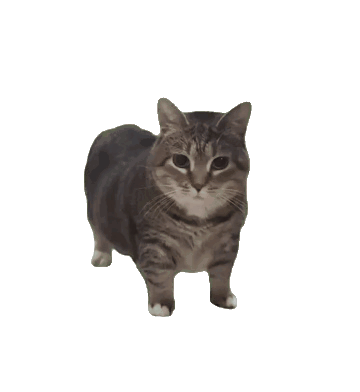
#> input picture resources/assets/GIF/cat.gif, 360 x 392 px, found by its file name
$ python gif_to_strip.py cat.gif out.png --max-frames 8
#> lines starting #> are read from the running program, lines starting #| are printed output that depends on the picture
#!/usr/bin/env python3
"""把一張動態 GIF 轉成遊戲用的水平 sprite strip（橫向連續幀）PNG。

引擎執行期並不直接播放 .gif；每個動態裝飾（第二章羅馬廣場的 chiikawa
「雕像」、第三章校慶操場的貓）都是一張把全部 N 幀由左到右排在同一列的
單張 PNG：

    +--------+--------+--------+ ... +--------+
    | frame0 | frame1 | frame2 |     | frameN-1|
    +--------+--------+--------+ ... +--------+
      <- frame_w ->                   total = frame_w * N  x  frame_h

遊戲把這張 PNG 當成「一張」材質載入，再以 DrawTexturePro 逐幀切出來源
矩形（見 include/gfx/SpriteStrip.h 的 StripSourceRect），並讓幀索引來回
彈跳，做出放大縮小／呼吸般的效果（FrameAt）。所有幀視為等寬——每一幀都
貼進各自等寬的格子，並保留透明度（RGBA）。

幀數約定：
引擎是從程式碼中的常數（include/gfx/Decorations.h 的 DecorationDef.frameCount）
讀取幀數 N，而非從檔名或附屬檔讀取；因此輸出 PNG 使用引擎預期的固定檔名，
本腳本也會把寫出的幀數印出來，方便你核對／更新該常數。預設輸出路徑為
resources/assets/decorations/chiikawa_strip.png 與 cat_strip.png（預設
frameCount 皆為 8）。若 GIF 的實際幀數與預設不同，請把 Decorations.h 內該
常數改成本腳本回報的數字即可。

這些裝飾屬於第三方同人創作，已在 CREDITS.md 標註；輸出的二進位檔由使用者
自行管理，不得提交進版本庫。

用法：
    python3 tools/gif_to_strip.py <input.gif> <output_strip.png> [--max-frames N]

    # 本遊戲內建掛鉤的兩個裝飾：
    python3 tools/gif_to_strip.py chiikawa.gif \\
        resources/assets/decorations/chiikawa_strip.png
    python3 tools/gif_to_strip.py 511211cat.gif \\
        resources/assets/decorations/cat_strip.png

    # 限制幀數（例如把很長的 GIF 縮減成 8 幀）：
    python3 tools/gif_to_strip.py cat.gif out.png --max-frames 8

需要 Pillow (PIL)：pip install Pillow
"""
import argparse
import sys
from pathlib import Path

try:
    from PIL import Image, ImageSequence
except ImportError:
    sys.exit("error: Pillow is required — install with: pip install Pillow")


def _key_corner(img: "Image.Image", tol: int) -> "Image.Image":
    """把純色背景去成透明。

    以左上角像素作為背景色，將與其曼哈頓 RGB 距離在 `tol` 以內的每個
    像素 alpha 歸零（純 PIL，不用 numpy）。對於背景為單一平塗色的 GIF
    （例如 chiikawa 的天藍底）能把主體從底框上摳出來；若 GIF 本身已帶
    alpha 則應略過此步驟。

    參數：
        img：來源 RGBA Image。
        tol：判定為背景的曼哈頓 RGB 容差。
    回傳：
        背景已透明化的同一張 Image。
    """
    px = list(img.getdata())
    r0, g0, b0 = px[0][0], px[0][1], px[0][2]
    img.putdata([(r, g, b, 0)
                 if abs(r - r0) + abs(g - g0) + abs(b - b0) <= tol
                 else (r, g, b, a) for (r, g, b, a) in px])
    return img


def gif_to_strip(src: Path, dst: Path, max_frames: int | None = None,
                 height: int | None = None, key_bg: bool = False,
                 key_tol: int = 60) -> int:
    """讀取 `src` GIF 的每一幀，輸出水平 strip PNG（RGBA）到 `dst`。

    每幀都會先合成到 GIF 畫布上（局部更新／disposal 幀交由 Pillow 處理）、
    轉成 RGBA，再貼進各自等寬的格子。格子大小取 GIF 畫布尺寸，因此每幀
    都落在同一位置，播放時不會抖動。

    參數：
        src：來源動態 .gif 的路徑。
        dst：輸出 strip .png 的路徑。
        max_frames：限制幀數；以「整段 GIF 均勻取樣」（而非只取開頭）方式
            縮減，讓裁短後的 strip 仍涵蓋完整動作。None 表示不限制。
        height：把每幀等比例縮放到此像素高度；對於很長／高解析度、整張
            strip 寬度會超過 GL 最大材質寬（約 16384）而載入失敗的 GIF 來說
            不可或缺。None 或非正值表示不縮放。
        key_bg：是否在縮放前把純色背景去成透明（GIF 已帶 alpha 時應為 False）。
        key_tol：key_bg 的曼哈頓 RGB 容差。
    回傳：
        實際寫出的幀數。
    """
#> called with max_frames = 8, key_bg = False, key_tol = 60
    with Image.open(src) as im:
        # 合幀：ImageSequence 搭配 convert('RGBA') 會請 Pillow 完整算繪每一幀
        # （套用 GIF disposal），這樣即使某幀只存了變動區域也會還原成完整影像
        # ——否則貼出來的格子會出現破洞。
#> im is the input picture: PIL image 360x392 P; mean R, G, B, A 16.3, 14.4, 13.2, 46.5
        all_frames = [f.convert("RGBA") for f in ImageSequence.Iterator(im)]
#> all_frames = 101 items
#> im: PIL image 360x392 RGBA
        if not all_frames:
            sys.exit(f"error: no frames decoded from {src}")

        # 均勻取樣縮減到 max_frames（保留完整動作，而非只取開頭）。
        if max_frames is not None and max_frames < len(all_frames):
            total = len(all_frames)
#> total = 101
            if max_frames == 1:
                idxs = [0]
            else:
                idxs = [round(i * (total - 1) / (max_frames - 1))
                        for i in range(max_frames)]
#> idxs = [0, 14, 29, 43, 57, 71, 86, 100]
            frames = [all_frames[j] for j in idxs]
#> frames = 8 items
        else:
            frames = all_frames

        # 選用的背景去色（在縮放「之前」做，平塗的內部才能乾淨去掉）。
        # 若 GIF 本身已帶 alpha（例如那隻貓）則略過。
        if key_bg:
            frames = [_key_corner(f, key_tol) for f in frames]

        # 選用的等比例縮放到目標高度。GIF 各幀都是畫布尺寸（一致），縮放後
        # 寬度仍維持相等。
        if height is not None and height > 0:
            frames = [f.resize(
                (max(1, round(f.width * height / f.height)), height),
                Image.LANCZOS) for f in frames]

        # 以 GIF 畫布尺寸建立等寬格子。Pillow 會把每張合幀後的影像設成畫布
        # 尺寸，但仍取最大值保險，避免偶發的異常幀被裁切。
        frame_w = max(f.width for f in frames)
#> frame_w = 360
        frame_h = max(f.height for f in frames)
#> frame_h = 392
        n = len(frames)
#> n = 8

        strip = Image.new("RGBA", (frame_w * n, frame_h), (0, 0, 0, 0))
#> strip: PIL image 2880x392 RGBA; every value is 0
        for i, f in enumerate(frames):
            strip.paste(f, (i * frame_w, 0))
#> this loop made 8 passes
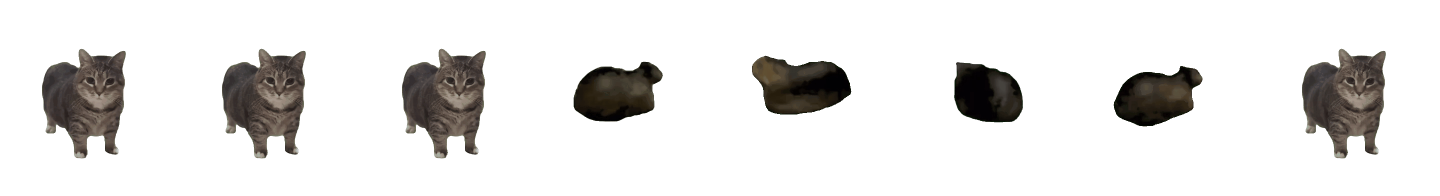
#> strip: PIL image 2880x392 RGBA (shown at 1/2 size); mean R, G, B, A 10.1, 9, 7.9, 37; transparent parts drawn white

        dst.parent.mkdir(parents=True, exist_ok=True)
        strip.save(dst, "PNG")
        print(
            f"wrote {dst}  ({n} frames, each {frame_w}x{frame_h}, "
            f"strip {frame_w * n}x{frame_h})"
        )
#| wrote out.png  (8 frames, each 360x392, strip 2880x392)
        print(
            f"  -> set DecorationDef.frameCount = {n} in "
            f"include/gfx/Decorations.h if it differs from the default"
        )
#|   -> set DecorationDef.frameCount = 8 in include/gfx/Decorations.h if it differs from the default
        return n


def main() -> None:
    """CLI 進入點：解析參數、驗證輸入後呼叫 gif_to_strip 產生 strip PNG。

    無參數、無回傳值。負責檢查輸入檔存在、--max-frames／--height 至少為 1，
    再把各旗標轉交給 gif_to_strip。
    """
    ap = argparse.ArgumentParser(
        description="Convert an animated GIF to a horizontal sprite-strip PNG.")
    ap.add_argument("input", type=Path, help="source animated .gif")
    ap.add_argument("output", type=Path, help="destination strip .png")
    ap.add_argument("--max-frames", type=int, default=None,
                    help="cap the frame count (even-sampled across the GIF)")
    ap.add_argument("--height", type=int, default=None,
                    help="downscale each frame to this pixel height "
                         "(aspect-preserved); keeps the strip under the GL "
                         "max texture width for long/high-res GIFs")
    ap.add_argument("--key-bg", action="store_true",
                    help="make the flat top-left backdrop colour transparent "
                         "(for a GIF that has a solid background, not alpha)")
    ap.add_argument("--key-tol", type=int, default=60,
                    help="Manhattan RGB tolerance for --key-bg (default 60)")
    args = ap.parse_args()

    if not args.input.is_file():
        sys.exit(f"error: input not found: {args.input}")
    if args.max_frames is not None and args.max_frames < 1:
        sys.exit("error: --max-frames must be >= 1")
    if args.height is not None and args.height < 1:
        sys.exit("error: --height must be >= 1")

    gif_to_strip(args.input, args.output, args.max_frames, args.height,
                 args.key_bg, args.key_tol)


if __name__ == "__main__":
    main()
